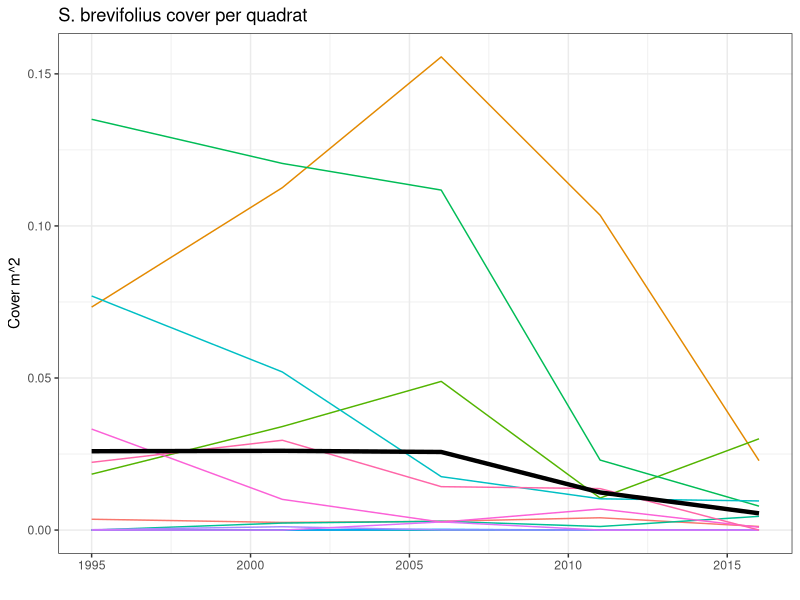
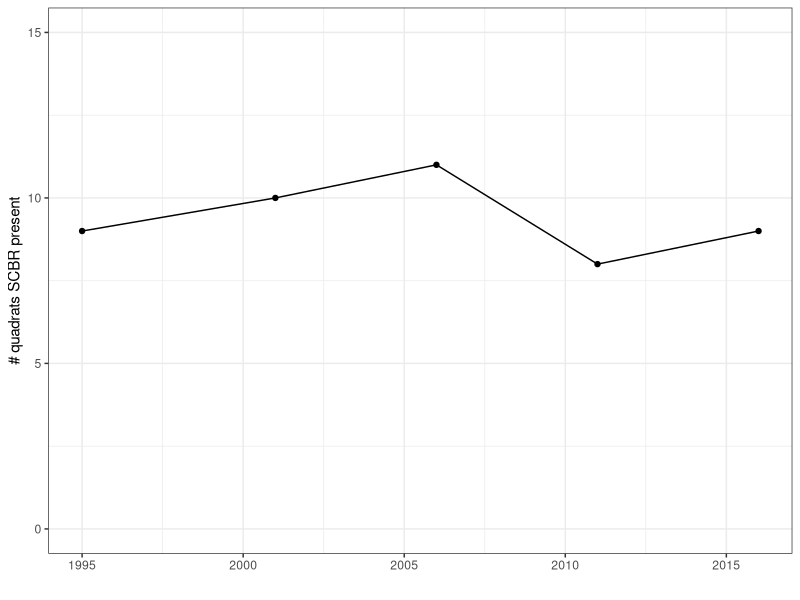
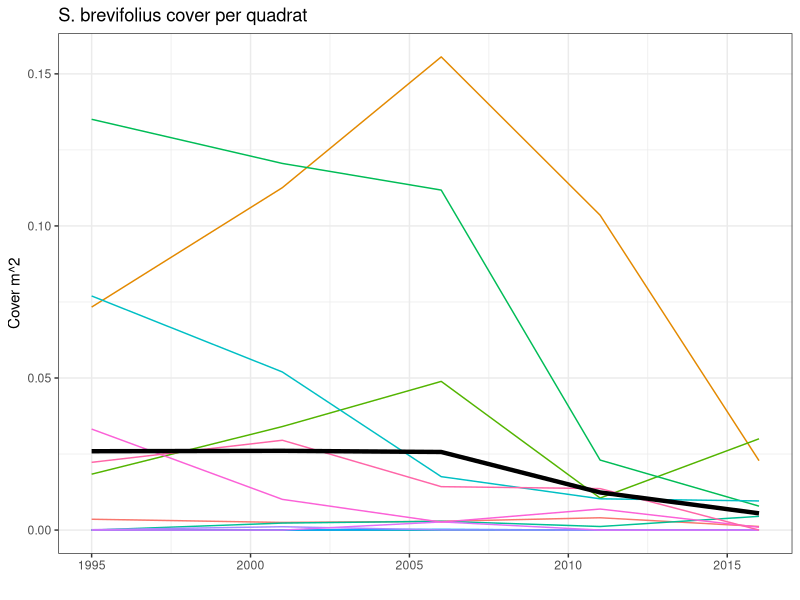
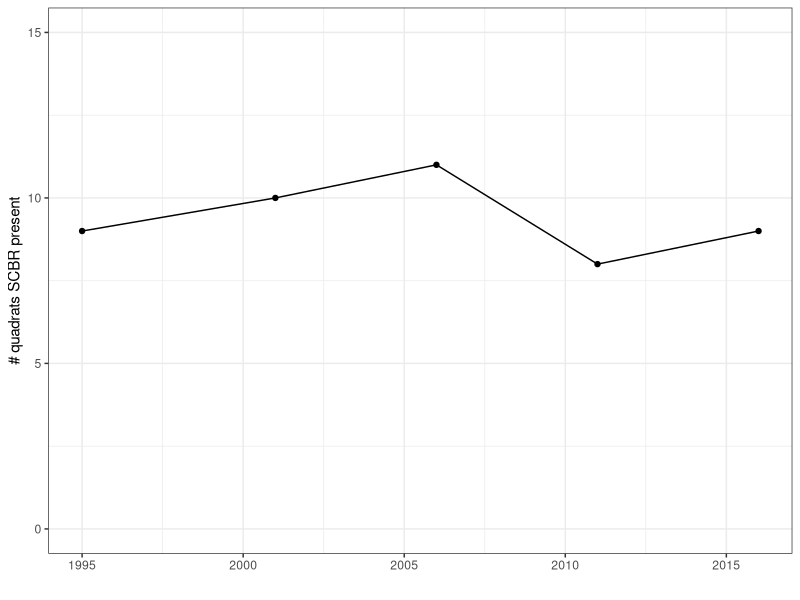

The R script that drew these images, in order:
#' Looking at SCBR cover 1995-2016
#' EMC 8/26/20

library(dplyr)
library(ggplot2)

grasstotals = read.csv('data/grass_species_totals.csv', stringsAsFactors = F)
dates = read.csv('data/quadrats_dates_for_analysis.csv', stringsAsFactors = F)
quadtype = read.csv('data/quad_type_coordinate.csv', stringsAsFactors = F) %>%
  dplyr::select(quadrat, vegtype, upland_byspecies)

# quadrats to be used in analysis
quads = unique(dates$quadrat)

# just looking at SCBR cover
scbr_data = dplyr::filter(grasstotals, species=='SCBR2', year >=1995)
moderndates = dplyr::filter(dates, year>=1995)
scbr = scbr_data %>%
  merge(moderndates, all.y=T) %>%
  filter(quadrat %in% unique(scbr_data$quadrat), 
         quadrat %in% quads,
         year >=1995)

# fill in 0s where cover is NA (date implies it was sampled, but no SCBR found)
scbr$totalarea[is.na(scbr$totalarea)] <- 0

# make wide
scbr_wide = tidyr::pivot_wider(scbr[c('quadrat','project_year','totalarea')], 
                               names_from=project_year, values_from=totalarea)

# get mean of all quads
scbr_mean = scbr %>%
  group_by(project_year) %>%
  summarize(mean_area=mean(totalarea))

# figures
scbr_trends = ggplot() +
  geom_line(data=scbr, aes(x=as.numeric(project_year), y=totalarea, color=quadrat), show.legend = F) +
  geom_line(data=scbr_mean, aes(x=as.numeric(project_year), y=mean_area), size=1.5) +
  xlab('') +
  ylab('Cover m^2') +
  ggtitle('S. brevifolius cover per quadrat') +
  theme_bw()
scbr_trends
ggsave('Figures/cover_1995_2016_SCBR.png', plot=scbr_trends, width=4, height=3)

presence = scbr %>%
  dplyr::filter(totalarea>0) %>%
  group_by(project_year) %>%
  summarize(nquads=n_distinct(quadrat))
  
scbr_presence = ggplot(presence, aes(x=as.numeric(project_year), y=nquads)) +
  geom_point() +
  geom_line() +
  xlab('') +
  ylab('# quadrats SCBR present') +
  ylim(0,15) +
  theme_bw()
scbr_presence
ggsave('Figures/presence_1995_2016_SCBR.png', plot=scbr_presence, width=4, height=3)

# # test effect of soil on boer cover during drought
# soil = read.csv('../JRN_quadrat_datapaper/Soil/Jornada_quadrat_soil_PSA.csv', stringsAsFactors = F)
# soil_deep = dplyr::filter(soil, depth_layer=='deep')
# soil_shallow = dplyr::filter(soil, depth_layer=='shallow')
# boer2011 = dplyr::filter(boer, project_year==2011, totalarea>0) %>%
#   merge(soil_deep, all.x=T)
# 
# plot(boer2011$pct_clay, boer2011$totalarea)
        